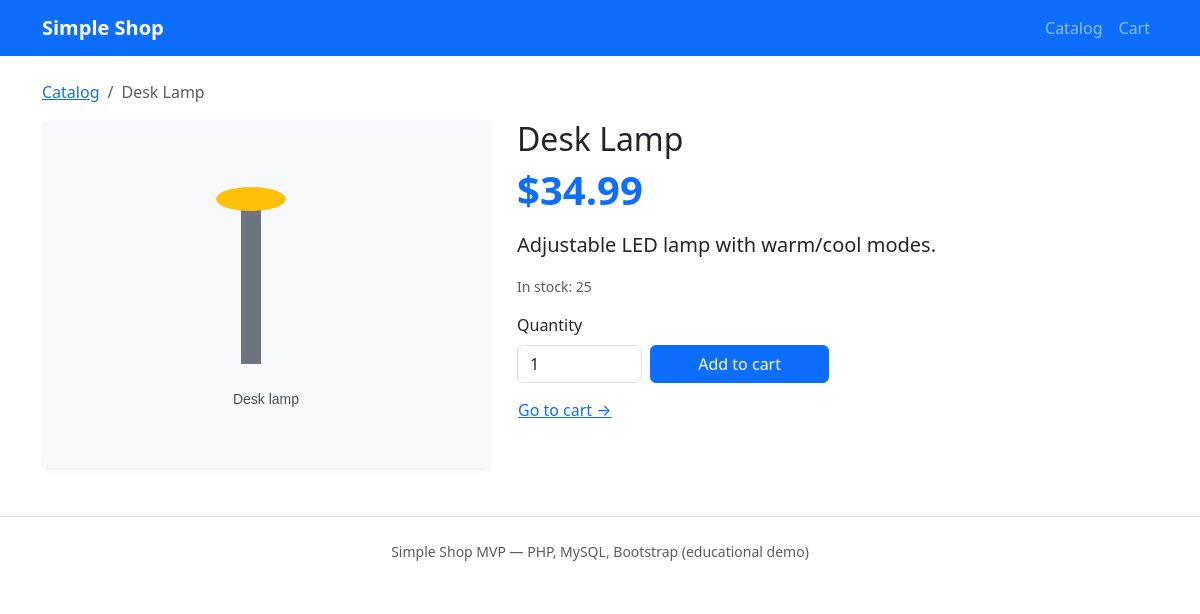
Screenshot of /product.php?slug=desk-lamp with the database file from the repository.
### tables this page shows
CREATE TABLE products (
    id INT UNSIGNED AUTO_INCREMENT PRIMARY KEY,
    name VARCHAR(120) NOT NULL,
    slug VARCHAR(120) NOT NULL UNIQUE,
    description TEXT NOT NULL,
    price DECIMAL(10, 2) NOT NULL,
    image_url VARCHAR(255) NOT NULL DEFAULT 'assets/images/placeholder.svg',
    stock INT UNSIGNED NOT NULL DEFAULT 100,
    created_at TIMESTAMP DEFAULT CURRENT_TIMESTAMP
);

### includes/bootstrap.php (called while the page is built, shortened)
<?php
function format_money(float $amount): string
{
    return '$' . number_format($amount, 2);
}
function e(string $value): string
{
    return htmlspecialchars($value, ENT_QUOTES, 'UTF-8');
}

### product.php (the view, shortened to what this page needs)
<?php
require_once __DIR__ . '/includes/bootstrap.php';
$slug = trim($_GET['slug'] ?? '');
$stmt = $pdo->prepare('SELECT * FROM products WHERE slug = ? LIMIT 1');
$stmt->execute([$slug]);
$product = $stmt->fetch();
require __DIR__ . '/includes/header.php';
?>
<nav aria-label="breadcrumb" class="mb-3">
    <ol class="breadcrumb">
        <li class="breadcrumb-item"><a href="index.php">Catalog</a></li>
        <li class="breadcrumb-item active"><?= e($product['name']) ?></li>
    </ol>
</nav>
<div class="row g-4 align-items-start">
    <div class="col-md-5">
        <img src="<?= e($product['image_url']) ?>" class="img-fluid rounded shadow-sm product-detail-img" alt="<?= e($product['name']) ?>">
    </div>
    <div class="col-md-7">
        <h1 class="h2"><?= e($product['name']) ?></h1>
        <p class="display-6 text-primary fw-bold"><?= format_money((float) $product['price']) ?></p>
        <p class="lead"><?= e($product['description']) ?></p>
        <p class="text-muted small">In stock: <?= (int) $product['stock'] ?></p>
        <form method="post" class="row g-2 align-items-end" style="max-width: 320px;">
            <div class="col-5">
                <label for="quantity" class="form-label">Quantity</label>
                <input type="number" name="quantity" id="quantity" class="form-control" value="1" min="1" max="<?= (int) $product['stock'] ?>">
            </div>
            <div class="col-7">
                <button type="submit" name="add_to_cart" value="1" class="btn btn-primary w-100">Add to cart</button>
            </div>
        </form>
        <a href="cart.php" class="btn btn-link mt-2 ps-0">Go to cart →</a>
    </div>
</div>
<?php require __DIR__ . '/includes/footer.php'; ?>

### assets/css/style.css (style rules this page uses)
.product-detail-img { background: #f8f9fa; padding: 1.5rem; }

### rows the page displays
products: name "Desk Lamp", image_url (picture), price "$34.99", description "Adjustable LED lamp with warm/cool modes.", stock "25"
